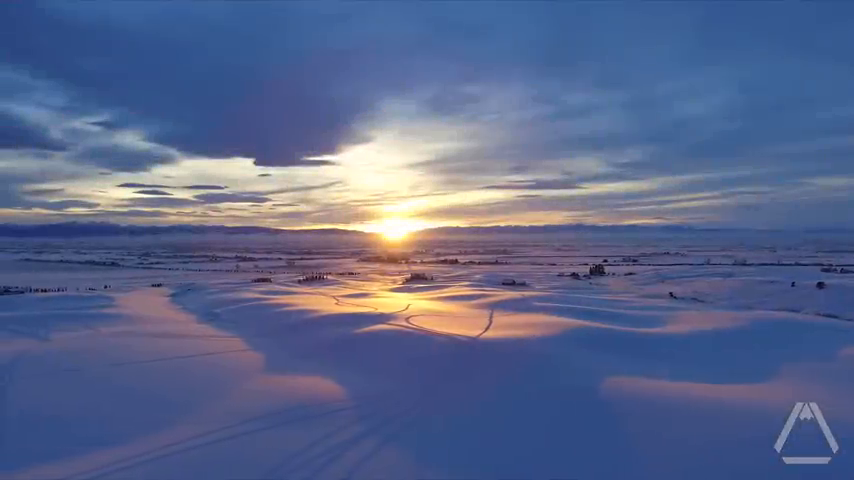
#> input picture frame 45 of Tutorials/Videos/Sunset.mp4, 854 x 480 px
$ python rescale.py
#> lines starting #> are read from the running program, lines starting #| are printed output that depends on the picture
#> further down, frame is the input picture: shape (480, 854, 3); mean B, G, R 139.4, 102.1, 89.9
import cv2 as cv

# img = cv.imread('../Photos/bird1.jpg')
# cv.imshow('Bird', img)

# cv.waitKey(0)

def rescaleFrame(frame, scale=0.25):
#> called with scale = 0.25
    width = int(frame.shape[1] * scale)
#> width = 213
    height = int(frame.shape[0] * scale)
#> height = 120
    dimensions = (width, height)
#> dimensions = (213, 120)

    return cv.resize(frame, dimensions, interpolation=cv.INTER_AREA)
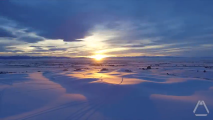
#> returned value: shape (120, 213, 3); mean of channels 0, 1, 2 139.4, 102.1, 89.9; drawn as B, G, R


# Reading Videos
capture = cv.VideoCapture('../Videos/Sunset.mp4')

while True:
    isTrue, frame = capture.read()

    if not isTrue:
        # Break the loop if there are no more frames to read
        break

    frame_resized = rescaleFrame(frame)

    cv.imshow('Video', frame)
    cv.imshow('Video Resized', frame_resized)

    if cv.waitKey(20) & 0xFF == ord('d'):
#> (key Esc is pressed here)
        break

capture.release()
cv.destroyAllWindows()

$ run again, starting later in the video
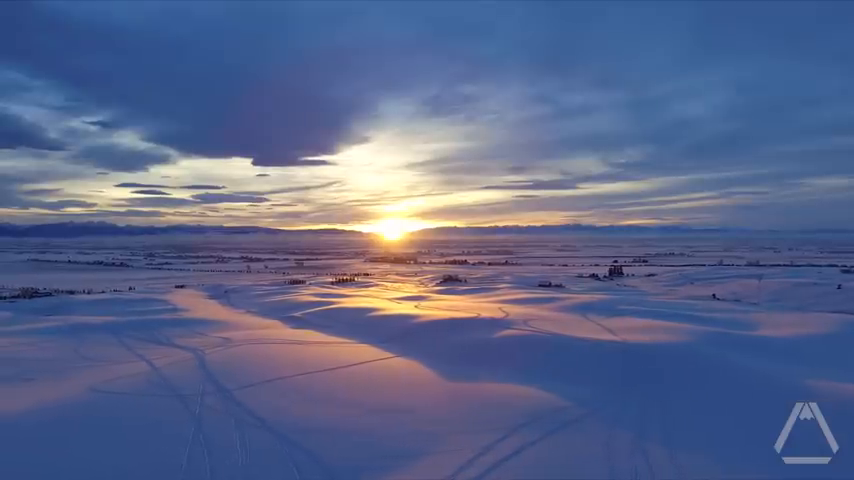
#> input picture frame 204 of Tutorials/Videos/Sunset.mp4, 854 x 480 px
#> frame is the input picture: shape (480, 854, 3); mean B, G, R 138.9, 101.8, 90.3
#> in rescaleFrame, `return cv.resize(frame, dimensions, interpolation=cv.INTER_AREA)`:
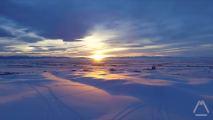
#> returned value: shape (120, 213, 3); mean of channels 0, 1, 2 138.8, 101.8, 90.3; drawn as B, G, R

$ run again, starting later in the video
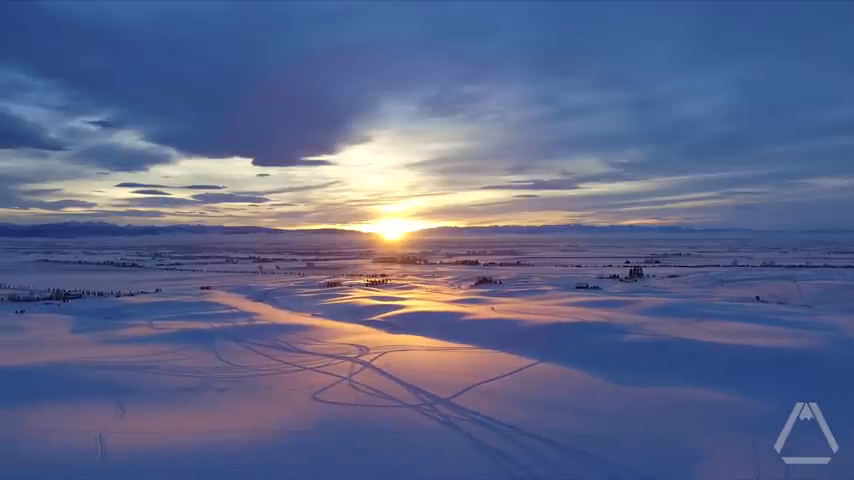
#> input picture frame 363 of Tutorials/Videos/Sunset.mp4, 854 x 480 px
#> frame is the input picture: shape (480, 854, 3); mean B, G, R 138.4, 102.3, 92.8
#> in rescaleFrame, `return cv.resize(frame, dimensions, interpolation=cv.INTER_AREA)`:
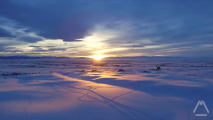
#> returned value: shape (120, 213, 3); mean of channels 0, 1, 2 138.4, 102.3, 92.8; drawn as B, G, R
